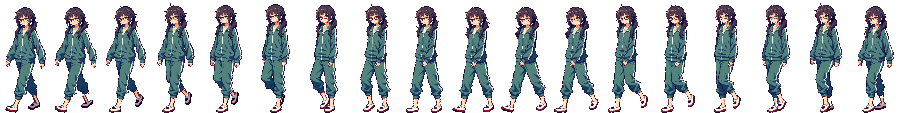
#> input picture assets/characters/heroine_walk.png, 900 x 113 px, found by its file name
$ python fix_heroine_ankles.py assets/characters/heroine_walk.png
#> lines starting #> are read from the running program, lines starting #| are printed output that depends on the picture; after the words box and inside, x2 and y2 are one past the last pixel; in counts of white or black regions, pixels touching at a corner belong together
"""Draw in the back leg's ankle on the heroine's walk sheet where the source left a gap.

In 7 of the 18 walk frames the back leg's ankle (between the trouser cuff and the shoe) came
out of the video as a few loose outline pixels, so the shoe looks cut off from the leg while
she walks. Each gap is given by hand (read off a zoomed frame): the cuff end and the shoe end
of the ankle. The ankle is drawn as a 2 px line of shaded skin inside a 1 px dark outline
(as thin as the front leg's), only on empty or outline pixels, so the trousers and shoe stay
on top. The few salmon pixels the source left of the back ankle are recoloured to the same
skin, so the ankle is one colour.
On frame 16 the back leg is behind the front one (only the toe peeks out): there the loose
pixels of the gap are just removed (specks of under 6 pixels not joined to the body).

Run on the dry sheet, then rebuild the rain sheet from it (tools/wet_heroine.py keeps skin):
  python3 tools/fix_heroine_ankles.py assets/characters/heroine_walk.png
  python3 tools/wet_heroine.py assets/characters/heroine_walk.png 18 \\
      assets/characters/heroine_walk_wet.png --lens 19 21 19 20 --lens 25 27 19 20
"""
import sys

import numpy as np
from PIL import Image, ImageDraw
from scipy import ndimage

FRAME_W = 50
SKIN = (224, 188, 158)        # the front leg's skin (255, 229, 184) a little shaded: the back leg is further away
OUTLINE = (100, 41, 49)
# frame: ((cuff x, y), (shoe x, y)), x within the frame
ANKLES = {
    0: ((33, 95), (37, 102)),
    1: ((33, 95), (36, 101)),
    2: ((35, 93), (40, 100)),
    3: ((32, 90), (36, 94)),
    4: ((31, 92), (33, 95)),
    17: ((31, 98), (32, 104)),
}
CLEAN = [16]


def main():
    path = sys.argv[1]
    im = Image.open(path).convert("RGBA")
#> im is the input picture: PIL image 900x113 RGBA; mean R, G, B, A 31.7, 36.2, 40.4, 91.9
    a = np.asarray(im).copy()
    for frame, (cuff, shoe) in ANKLES.items():
        ox = frame * FRAME_W
        x0, x1 = sorted((cuff[0], shoe[0]))
        y0, y1 = sorted((cuff[1], shoe[1]))
        box = a[y0 - 2:y1 + 3, ox + x0 - 2:ox + x1 + 3]
        salmon = (box[..., 3] > 0) & (box[..., 0] > 235) & (box[..., 1] < 175) & (box[..., 2] < 150)
        box[salmon, :3] = SKIN
        for colour, width in ((OUTLINE, 4), (SKIN, 2)):
            mask = Image.new("L", im.size, 0)
            ImageDraw.Draw(mask).line([(ox + cuff[0], cuff[1]), (ox + shoe[0], shoe[1])], fill=255, width=width)
            m = np.asarray(mask) > 0
            dark = a[..., :3].sum(-1) < 260                     # outline pixels may be painted over
            free = (a[..., 3] == 0) | dark if colour == OUTLINE else (a[..., 3] == 0) | dark | painted
            m &= free
            if colour == OUTLINE:
                painted = m.copy()
                m &= a[..., 3] == 0                              # outline only on empty pixels
            a[m, :3] = colour
            a[m, 3] = 255
#> m: shape (113, 900) bool; every value is 0
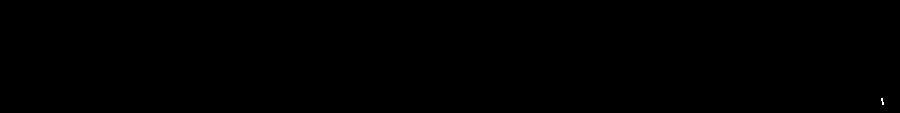
#> mask: PIL image 900x113 L; 0.01% white in thin lines or dots, all inside (x1, y1, x2, y2) = (881, 98, 884, 105)
    for frame in CLEAN:
        sl = (slice(None), slice(frame * FRAME_W, (frame + 1) * FRAME_W))
        lab, n = ndimage.label(a[sl][..., 3] > 0, structure=np.ones((3, 3)))
        sizes = ndimage.sum(np.ones_like(lab), lab, range(1, n + 1))
        for k, size in enumerate(sizes, 1):
            if size < 6:
                a[sl][lab == k] = 0
#> this loop made 1 pass
#> (n, sizes) on pass 1: (1, [1976])
#> pass 1, in main, `lab, n = ndimage.label(a[sl][..., 3] > 0, structure=np.ones((3, 3)))`:
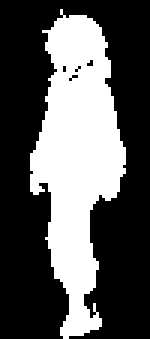
#> lab: shape (113, 50) int32 (shown 3 times larger); values 0 (black) and 1 (white), 35% white; 1 white region, box (x1, y1, x2, y2) and area: (10, 3, 42, 113) 1976
    Image.fromarray(a).save(path)
    print(f"ankles drawn on {len(ANKLES)} frames -> {path}")


if __name__ == "__main__":
    main()

$ run again, with assets/characters/hero_idle_video.png copied over assets/characters/heroine_walk.png
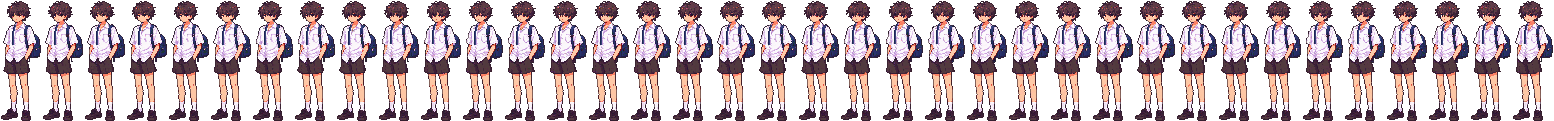
#> input picture assets/characters/hero_idle_video.png, 1554 x 121 px, found by its file name
#> in main, im is the input picture: PIL image 1554x121 RGBA; mean R, G, B, A 76.5, 61.9, 67, 129.1
#> the loop in main, `for frame in CLEAN:` made 1 pass
#> (n, sizes) on pass 1: (4, [2568, 26, 248, 61])
#> pass 1, in main, `lab, n = ndimage.label(a[sl][..., 3] > 0, structure=np.ones((3, 3)))`:
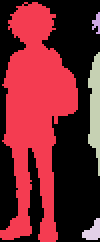
#> lab: shape (121, 50) int32 (shown 2 times larger); 5 distinct labels, from 0 to 4; one colour per label, 0 black
